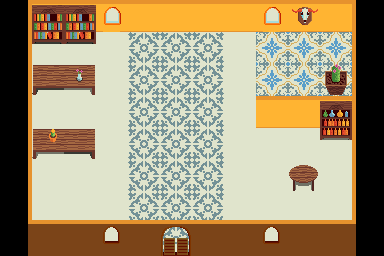

Rendered tile map (Tiled .tmx) drawn with the repository's tilesets; below, a short description and the full map source, tile grids included:
An orthogonal 12x8 tile map with 32x32 px tiles, 3 tile layers (Base, Overlay, Table Decor).

<map version="1.0" orientation="orthogonal" renderorder="right-down" width="12" height="8" tilewidth="32" tileheight="32" nextobjectid="1">
 <tileset firstgid="1" name="Interior" tilewidth="32" tileheight="32" tilecount="256" columns="16">
  <image source="../Tilesets/Interior.png" width="512" height="512" />
 </tileset>
 <layer name="Base" width="12" height="8">
  <data encoding="csv">
0,1,1,3,1,1,1,1,3,4,1,0,
0,34,34,34,33,33,33,34,50,50,50,0,
0,34,34,34,33,33,33,34,50,50,50,0,
0,34,34,34,33,33,33,34,1,1,1,0,
0,34,34,34,33,33,33,34,34,34,34,0,
0,34,34,34,33,33,33,34,34,34,34,0,
0,34,34,34,33,33,33,34,34,34,34,0,
0,34,34,34,33,33,33,34,34,34,34,0
</data>
 </layer>
 <layer name="Overlay" width="12" height="8">
  <data encoding="csv">
6,35,35,0,0,0,0,0,0,0,0,7,
6,51,51,0,0,0,0,0,0,0,0,7,
6,67,68,0,0,0,0,0,0,0,69,7,
6,0,0,0,0,0,0,0,0,0,36,7,
6,67,68,0,0,0,0,0,0,0,52,7,
6,0,0,0,0,0,0,0,0,54,0,7,
6,8,8,8,8,8,8,8,8,8,8,7,
22,17,17,18,17,19,17,17,18,17,17,23
</data>
 </layer>
 <layer name="Table Decor" width="12" height="8">
  <data encoding="csv">
6,35,35,0,0,0,0,0,0,0,0,7,
6,51,51,0,0,0,0,0,0,0,0,7,
6,67,55,0,0,0,0,0,0,0,57,7,
6,0,0,0,0,0,0,0,0,0,0,7,
6,56,68,0,0,0,0,0,0,0,0,7,
6,0,0,0,0,0,0,0,0,0,0,7,
6,8,8,8,8,8,8,8,8,8,8,7,
22,17,17,18,17,19,17,17,18,17,17,23
</data>
 </layer>
</map>
